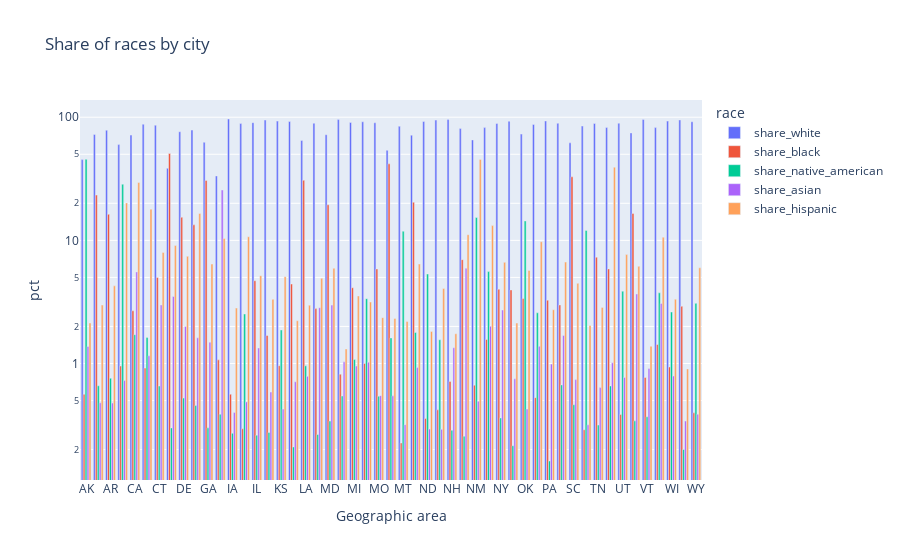

Write notebook code for a chart like this one.
### Code cell
fig1 = px.bar(df, x="Geographic area", color="race",
             y='pct',
             title="Share of races by city",
             barmode='group', log_y=True
            )

fig1.show()

### Figure 1 — Plotly figure (JSON) as saved in the notebook; plotly's stock layout.template omitted (floating-point values rounded to 4 significant figures)
{"data": [{"alignmentgroup": "True", "hovertemplate": "race=share_white<br>Geographic area=%{x}<br>pct=%{y}<extra></extra>", "legendgroup": "share_white", "marker": {"color": "#636efa", "pattern": {"shape": ""}}, "name": "share_white", "offsetgroup": "share_white", "orientation": "v", "showlegend": true, "textposition": "auto", "type": "bar", "x": ["AK", "AL", "AR", "AZ", "CA", "CO", "CT", "DC", "DE", "FL", "GA", "HI", "IA", "ID", "IL", "IN", "KS", "KY", "LA", "MA", "MD", "ME", "MI", "MN", "MO", "MS", "MT", "NC", "ND", "NE", "NH", "NJ", "NM", "NV", "NY", "OH", "OK", "OR", "PA", "RI", "SC", "SD", "TN", "TX", "UT", "VA", "VT", "WA", "WI", "WV", "WY"], "xaxis": "x", "y": [45.26, 72.51, 78.45, 59.93, 71.54, 87.77, 86.11, 38.5, 76.25, 78.67, 62.59, 33.37, 96.71, 88.82, 90.36, 94.82, 92.96, 92.23, 64.81, 89.3, 72.12, 95.69, 90.67, 91.8, 90.18, 53.8, 84.48, 71.52, 92.29, 94.72, 95.68, 80.89, 65.42, 82.33, 88.88, 92.8, 72.93, 87.39, 93.25, 89.23, 61.98, 84.82, 88.95, 82.4, 89.44, 74.6, 95.87, 82.38, 92.96, 95.04, 91.92], "yaxis": "y"}, {"alignmentgroup": "True", "hovertemplate": "race=share_black<br>Geographic area=%{x}<br>pct=%{y}<extra></extra>", "legendgroup": "share_black", "marker": {"color": "#EF553B", "pattern": {"shape": ""}}, "name": "share_black", "offsetgroup": "share_black", "orientation": "v", "showlegend": true, "textposition": "auto", "type": "bar", "x": ["AK", "AL", "AR", "AZ", "CA", "CO", "CT", "DC", "DE", "FL", "GA", "HI", "IA", "ID", "IL", "IN", "KS", "KY", "LA", "MA", "MD", "ME", "MI", "MN", "MO", "MS", "MT", "NC", "ND", "NE", "NH", "NJ", "NM", "NV", "NY", "OH", "OK", "OR", "PA", "RI", "SC", "SD", "TN", "TX", "UT", "VA", "VT", "WA", "WI", "WV", "WY"], "xaxis": "x", "y": [0.5625, 23.32, 16.3, 0.9545, 2.68, 0.9177, 4.992, 50.7, 15.39, 13.37, 30.63, 1.071, 0.5635, 0.2952, 4.704, 1.688, 0.9605, 4.421, 30.78, 2.791, 19.46, 0.8198, 4.124, 1.001, 5.862, 41.83, 0.2266, 20.4, 0.3574, 0.4205, 0.7156, 6.975, 0.667, 1.567, 4.008, 3.96, 3.376, 0.5281, 3.27, 2.988, 32.83, 0.29, 7.303, 5.866, 0.385, 16.51, 0.7706, 1.427, 0.9373, 2.915, 0.3975], "yaxis": "y"}, {"alignmentgroup": "True", "hovertemplate": "race=share_native_american<br>Geographic area=%{x}<br>pct=%{y}<extra></extra>", "legendgroup": "share_native_american", "marker": {"color": "#00cc96", "pattern": {"shape": ""}}, "name": "share_native_american", "offsetgroup": "share_native_american", "orientation": "v", "showlegend": true, "textposition": "auto", "type": "bar", "x": ["AK", "AL", "AR", "AZ", "CA", "CO", "CT", "DC", "DE", "FL", "GA", "HI", "IA", "ID", "IL", "IN", "KS", "KY", "LA", "MA", "MD", "ME", "MI", "MN", "MO", "MS", "MT", "NC", "ND", "NE", "NH", "NJ", "NM", "NV", "NY", "OH", "OK", "OR", "PA", "RI", "SC", "SD", "TN", "TX", "UT", "VA", "VT", "WA", "WI", "WV", "WY"], "xaxis": "x", "y": [45.48, 0.6593, 0.7599, 28.59, 1.715, 1.625, 0.6566, 0.3, 0.5237, 0.4554, 0.3003, 0.3881, 0.2714, 2.525, 0.2618, 0.2758, 1.873, 0.2101, 0.9573, 0.2652, 0.3409, 0.545, 1.077, 3.363, 0.5427, 1.615, 11.87, 1.788, 5.33, 1.56, 0.2875, 0.2571, 15.34, 5.577, 0.3613, 0.215, 14.38, 2.582, 0.1616, 0.6706, 0.4628, 12.03, 0.3166, 0.6574, 3.87, 0.3423, 0.3697, 3.75, 2.62, 0.2002, 3.08], "yaxis": "y"}, {"alignmentgroup": "True", "hovertemplate": "race=share_asian<br>Geographic area=%{x}<br>pct=%{y}<extra></extra>", "legendgroup": "share_asian", "marker": {"color": "#ab63fa", "pattern": {"shape": ""}}, "name": "share_asian", "offsetgroup": "share_asian", "orientation": "v", "showlegend": true, "textposition": "auto", "type": "bar", "x": ["AK", "AL", "AR", "AZ", "CA", "CO", "CT", "DC", "DE", "FL", "GA", "HI", "IA", "ID", "IL", "IN", "KS", "KY", "LA", "MA", "MD", "ME", "MI", "MN", "MO", "MS", "MT", "NC", "ND", "NE", "NH", "NJ", "NM", "NV", "NY", "OH", "OK", "OR", "PA", "RI", "SC", "SD", "TN", "TX", "UT", "VA", "VT", "WA", "WI", "WV", "WY"], "xaxis": "x", "y": [1.377, 0.4798, 0.4771, 0.7266, 5.543, 1.155, 2.99, 3.5, 2, 1.617, 1.492, 25.65, 0.4008, 0.4877, 1.337, 0.5868, 0.4264, 0.711, 0.7865, 2.842, 2.98, 1.032, 0.9542, 1.026, 0.5483, 0.5461, 0.3189, 0.9263, 0.2935, 0.2919, 1.343, 5.945, 0.4939, 2.007, 2.719, 0.7515, 0.4265, 1.379, 0.989, 1.688, 0.74, 0.3179, 0.6373, 1.012, 0.7709, 3.669, 0.9101, 3.075, 0.7908, 0.3411, 0.3877], "yaxis": "y"}, {"alignmentgroup": "True", "hovertemplate": "race=share_hispanic<br>Geographic area=%{x}<br>pct=%{y}<extra></extra>", "legendgroup": "share_hispanic", "marker": {"color": "#FFA15A", "pattern": {"shape": ""}}, "name": "share_hispanic", "offsetgroup": "share_hispanic", "orientation": "v", "showlegend": true, "textposition": "auto", "type": "bar", "x": ["AK", "AL", "AR", "AZ", "CA", "CO", "CT", "DC", "DE", "FL", "GA", "HI", "IA", "ID", "IL", "IN", "KS", "KY", "LA", "MA", "MD", "ME", "MI", "MN", "MO", "MS", "MT", "NC", "ND", "NE", "NH", "NJ", "NM", "NV", "NY", "OH", "OK", "OR", "PA", "RI", "SC", "SD", "TN", "TX", "UT", "VA", "VT", "WA", "WI", "WV", "WY"], "xaxis": "x", "y": [2.131, 2.98, 4.273, 20.14, 29.51, 17.9, 7.976, 9.1, 7.417, 16.53, 6.415, 10.36, 2.819, 10.7, 5.171, 3.318, 5.072, 2.226, 2.977, 4.926, 5.931, 1.313, 3.535, 3.154, 2.358, 2.322, 2.192, 6.413, 1.823, 4.07, 1.745, 11.12, 45.43, 13.17, 6.629, 2.13, 5.696, 9.751, 2.733, 6.668, 4.475, 2.037, 2.856, 39.27, 7.663, 6.153, 1.38, 10.61, 3.323, 0.9042, 5.988], "yaxis": "y"}], "layout": {"barmode": "group", "legend": {"title": {"text": "race"}, "tracegroupgap": 0}, "title": {"text": "Share of races by city"}, "xaxis": {"anchor": "y", "domain": [0, 1], "title": {"text": "Geographic area"}}, "yaxis": {"anchor": "x", "domain": [0, 1], "title": {"text": "pct"}, "type": "log"}}}
